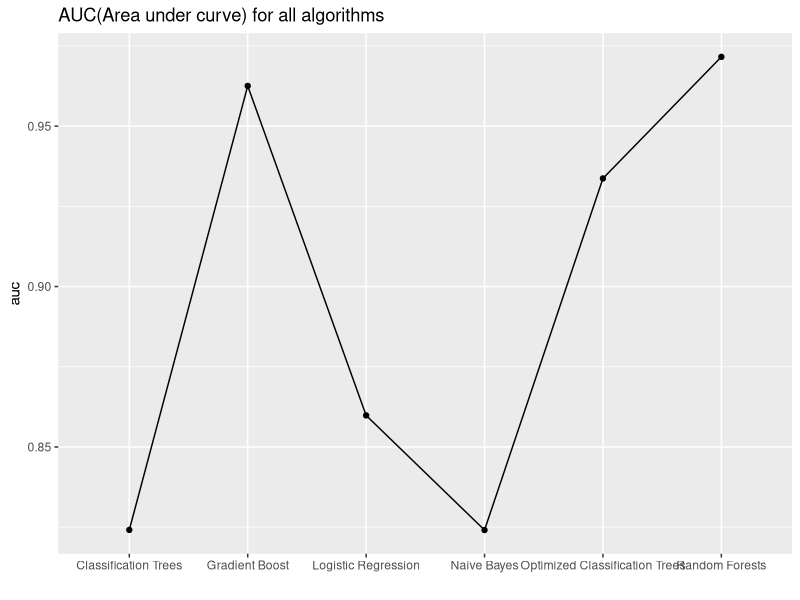
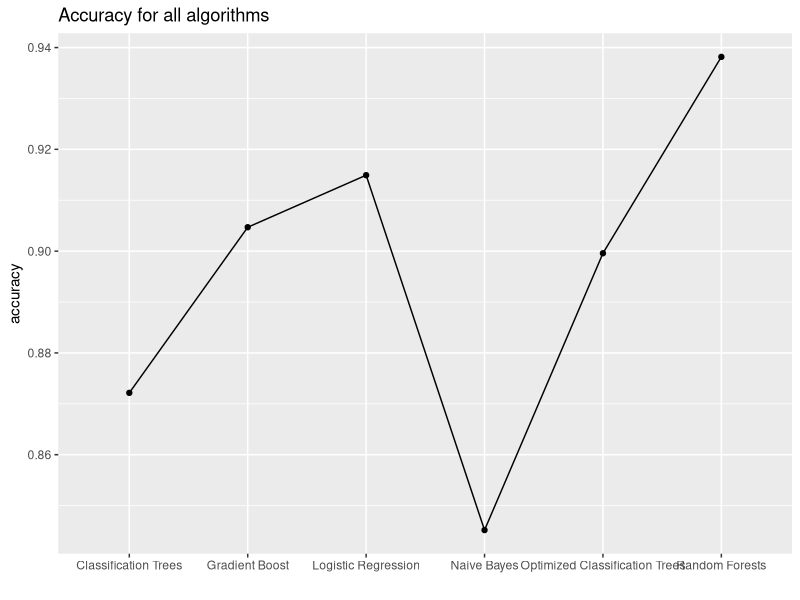
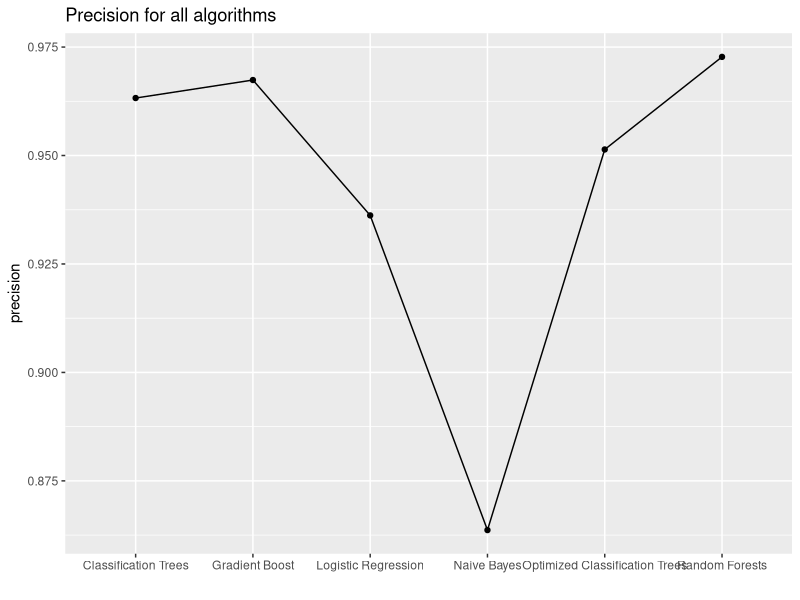
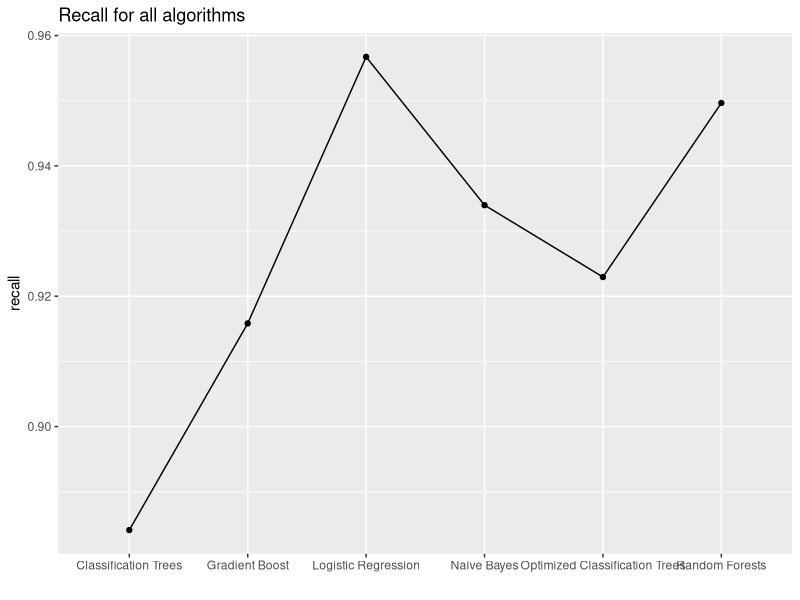
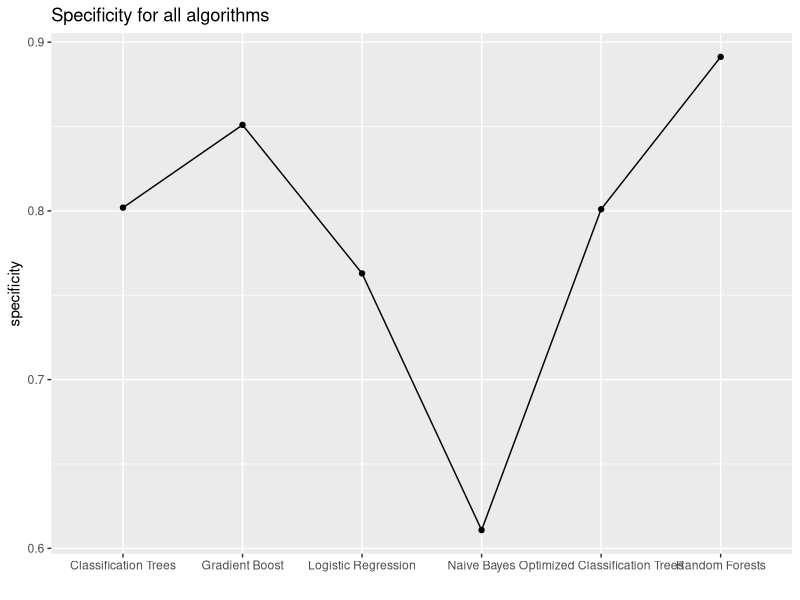

Generate these figures, in order, with R: (Note: this script raises an error after producing the figures.)
algoDF <- read.csv("metrics.csv")
str(algoDF)
head(algoDF)

library(tidyverse)
library(RColorBrewer)

ggplot(data = algoDF,mapping = aes(x = X, y = auc)) + geom_point() + geom_line(aes(group = 1)) + ggtitle("AUC(Area under curve) for all algorithms") + xlab("")
ggplot(data = algoDF,mapping = aes(x = X, y = accuracy)) + geom_point() + geom_line(aes(group = 1)) + ggtitle("Accuracy for all algorithms") + xlab("")
ggplot(data = algoDF,mapping = aes(x = X, y = precision)) + geom_point() + geom_line(aes(group = 1)) + ggtitle("Precision for all algorithms") + xlab("")
ggplot(data = algoDF,mapping = aes(x = X, y = recall)) + geom_point() + geom_line(aes(group = 1)) + ggtitle("Recall for all algorithms") + xlab("")
ggplot(data = algoDF,mapping = aes(x = X, y = specificity)) + geom_point() + geom_line(aes(group = 1)) + ggtitle("Specificity for all algorithms") + xlab("")
ggplot(data = algoDF,mapping = aes(x = X, y = f1Score)) + geom_point() + geom_line(aes(group = 1)) + ggtitle("f1scores for all algorithms") + xlab("")


